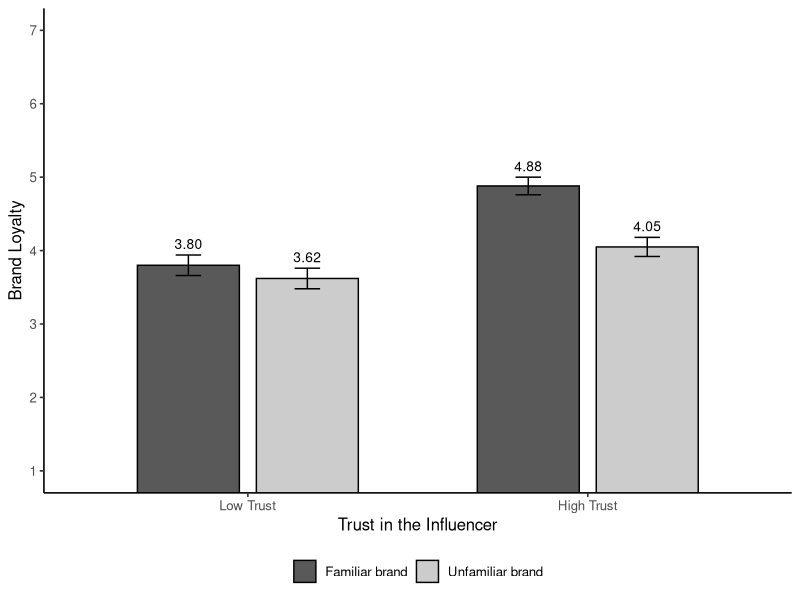

Write R code to recreate this figure.
## ---- chunk 1
#| label: fig-loyalty
#| fig-cap: "Influencer Trust Increases Loyalty More for Familiar Brands"
#| fig-width: 6
#| fig-height: 3.6

library(ggplot2)

# Estimated means and standard errors from Model 2
loyalty <- data.frame(
  trust = factor(rep(c("Low Trust", "High Trust"), times = 2),
                 levels = c("Low Trust", "High Trust")),
  familiarity = rep(c("Unfamiliar brand", "Familiar brand"), each = 2),
  mean = c(3.62, 4.05, 3.80, 4.88),
  se = c(.14, .13, .14, .12)
)

# AMA: Arial in figures, both axes labeled, error bars, the full scale range
ggplot(loyalty, aes(x = trust, y = mean, fill = familiarity)) +
  geom_col(position = position_dodge(width = .7), width = .6, color = "black") +
  geom_errorbar(aes(ymin = mean - se, ymax = mean + se),
                position = position_dodge(width = .7), width = .15) +
  geom_text(aes(y = mean + se, label = sprintf("%.2f", mean)),
            position = position_dodge(width = .7), vjust = -.6, size = 3.5,
            family = "sans") +
  scale_fill_manual(values = c("grey35", "grey80")) +
  scale_y_continuous(limits = c(1, 7), breaks = 1:7, oob = scales::oob_keep) +
  coord_cartesian(ylim = c(1, 7)) +
  labs(x = "Trust in the Influencer", y = "Brand Loyalty", fill = NULL) +
  theme_classic(base_size = 12, base_family = "sans") +
  theme(legend.position = "bottom")
